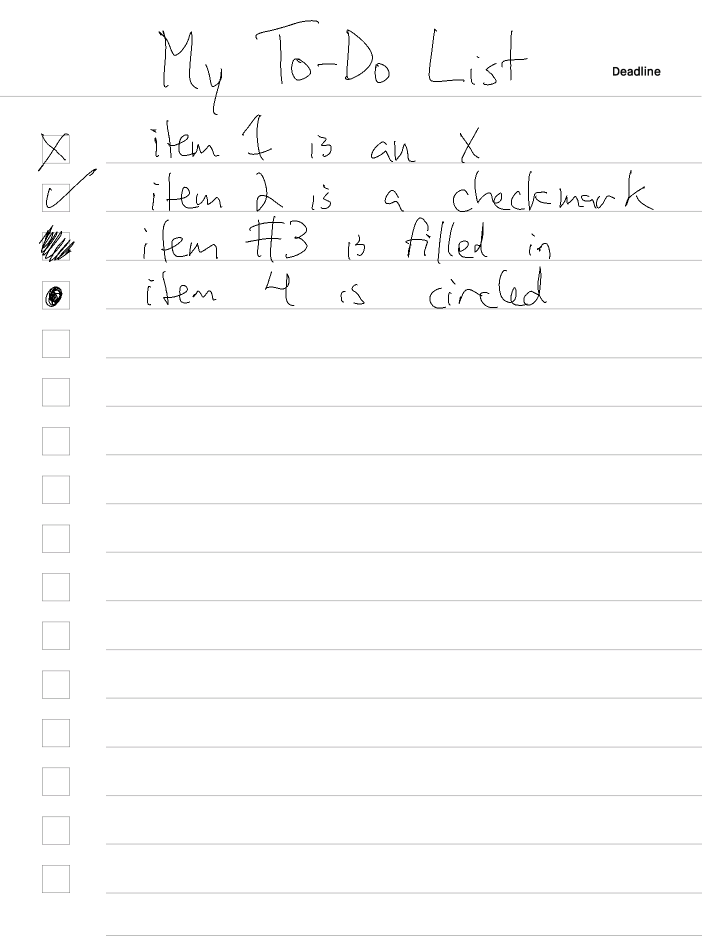
#> input picture data/checklist/checklist1.png, 1404 x 1872 px, found by its file name (shown at 1/2 size)
$ python checklist.py   (older library calls are emulated)
#> lines starting #> are read from the running program, lines starting #| are printed output that depends on the picture; after the words box and inside, x2 and y2 are one past the last pixel; in counts of white or black regions, pixels touching at a corner belong together
import collections
import pdb

import cv2
import numpy as np
import pytesseract as tess
import matplotlib.pyplot as plt
# This is where we define information about the items and positioning in the checklist template
NUM_CHECKBOXES = 16
# This means it has a thickneess of 2
HEADERLINE_Y_START = 191
HEADERLINE_Y_END = 192

# This means it has a width of 1
CHECKBOX_LEFT_X_START = 84
CHECKBOX_LEFT_X_END = 84
CHECKBOX_RIGHT_X_START = 139
CHECKBOX_RIGHT_X_END = 139
CHECKBOX_WIDTH = 56

CHECKBOX_TOP_Y_START = 270
CHECKBOX_TOP_Y_END = 271
CHECKBOX_BOTTOM_Y_START = 325
CHECKBOX_BOTTOM_Y_END = 326
CHECKBOX_HEIGHT = 57

# Top of box2 = top of box1 + this value.
CHECKBOX_INTERTOP_DISTANCE = 97


def get_checkbox_coordinates():
  """Generates coordinates of where we should parse checkboxes."""
  boxes = []
  current_y = CHECKBOX_TOP_Y_START
  for _ in range(NUM_CHECKBOXES):
    top = current_y
    bottom = top + CHECKBOX_HEIGHT - 1
    left = CHECKBOX_LEFT_X_START
    right = CHECKBOX_RIGHT_X_END
    boxes.append((left, right, bottom, top))
    current_y += CHECKBOX_INTERTOP_DISTANCE
  return boxes


def extract_patches(img, patch_coords):
  patches = []
  for c in patch_coords:
    left, right, bottom, top = c
    patches.append(np.copy(img[top:bottom + 1, left:right + 1]))
  return patches


def fill_patches(img, patch_coords, fill_value=0, in_place=False):
  if not in_place:
    img = np.copy(img)
  for coords in patch_coords:
    left, right, bottom, top = coords
    img[top:bottom + 1, left:right + 1] = fill_value
  return img


IMG_FILE = './data/checklist/checklist1.png'

checkbox_coords = get_checkbox_coordinates()
img = cv2.imread(IMG_FILE)
#> img is the input picture: shape (1872, 1404, 3); mean B, G, R 252, 251.9, 252

patches = extract_patches(img, checkbox_coords)
#> after the loop in extract_patches, `for c in patch_coords:`: patches = 16 items
#> patches = 16 items
filled = fill_patches(img, checkbox_coords, fill_value=0, in_place=False)
#> after the loop in fill_patches, `for coords in patch_coords:`:
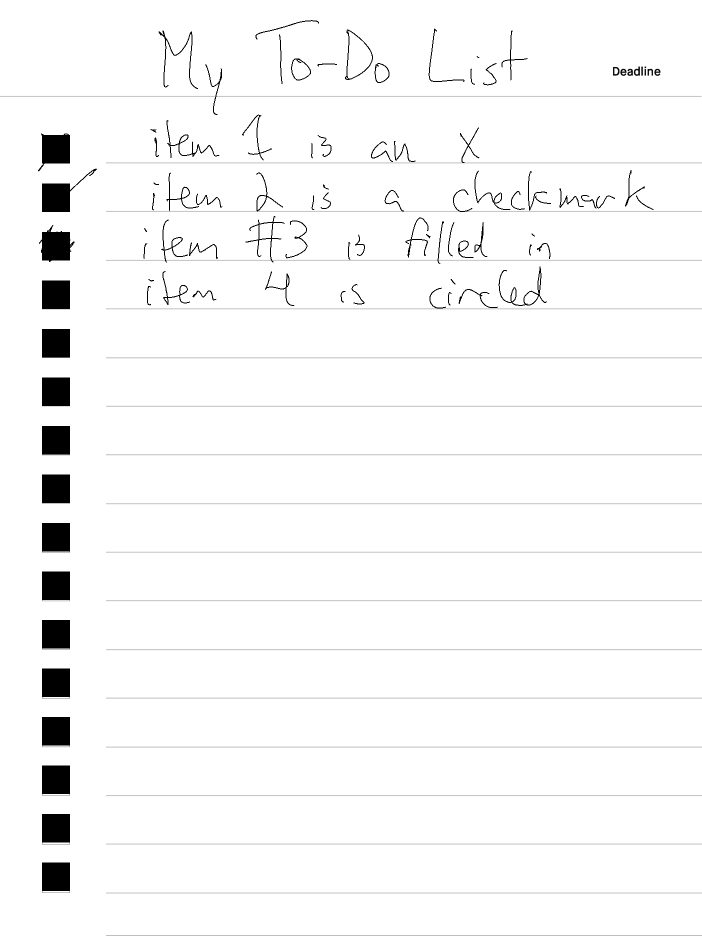
#> img: shape (1872, 1404, 3) (shown at 1/2 size); 1.85% of pixels changed, all inside (x1, y1, x2, y2) = (84, 270, 140, 1782); drawn as B, G, R

plt.subplot(2, 1, 1)
plt.imshow(img)
plt.subplot(2, 1, 2)
plt.imshow(filled)
plt.show()
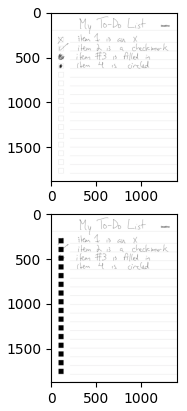
#> figure drawn by matplotlib, 2 panels
pdb.set_trace()

# TODO(ElPiloto): Move this to visualization utils.
